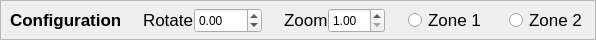
          <widget class="QFrame" name="frame_6">
           <property name="maximumSize">
            <size>
             <width>600</width>
             <height>40</height>
            </size>
           </property>
           <property name="frameShape">
            <enum>QFrame::StyledPanel</enum>
           </property>
           <property name="frameShadow">
            <enum>QFrame::Raised</enum>
           </property>
           <widget class="QWidget" name="layoutWidget_4">
            <property name="geometry">
             <rect>
              <x>10</x>
              <y>0</y>
              <width>577</width>
              <height>41</height>
             </rect>
            </property>
            <layout class="QHBoxLayout" name="horizontalLayout_19">
             <property name="spacing">
              <number>0</number>
             </property>
             <item>
              <layout class="QHBoxLayout" name="horizontalLayout_3">
               <item>
                <widget class="QLabel" name="label_7">
                 <property name="sizePolicy">
                  <sizepolicy hsizetype="Minimum" vsizetype="Maximum">
                   <horstretch>0</horstretch>
                   <verstretch>0</verstretch>
                  </sizepolicy>
                 </property>
                 <property name="minimumSize">
                  <size>
                   <width>0</width>
                   <height>30</height>
                  </size>
                 </property>
                 <property name="maximumSize">
                  <size>
                   <width>110</width>
                   <height>16777215</height>
                  </size>
                 </property>
                 <property name="font">
                  <font>
                   <pointsize>13</pointsize>
                   <weight>75</weight>
                   <bold>true</bold>
                  </font>
                 </property>
                 <property name="styleSheet">
                  <string notr="true">font-weight: bold;</string>
                 </property>
                 <property name="text">
                  <string>Configuration</string>
                 </property>
                </widget>
               </item>
               <item>
                <widget class="Line" name="line">
                 <property name="sizePolicy">
                  <sizepolicy hsizetype="Maximum" vsizetype="Minimum">
                   <horstretch>0</horstretch>
                   <verstretch>0</verstretch>
                  </sizepolicy>
                 </property>
                 <property name="minimumSize">
                  <size>
                   <width>0</width>
                   <height>0</height>
                  </size>
                 </property>
                 <property name="orientation">
                  <enum>Qt::Vertical</enum>
                 </property>
                </widget>
               </item>
               <item>
                <spacer name="horizontalSpacer_15">
                 <property name="orientation">
                  <enum>Qt::Horizontal</enum>
                 </property>
                 <property name="sizeHint" stdset="0">
                  <size>
                   <width>40</width>
                   <height>20</height>
                  </size>
                 </property>
                </spacer>
               </item>
               <item>
                <widget class="QLabel" name="label_11">
                 <property name="sizePolicy">
                  <sizepolicy hsizetype="Maximum" vsizetype="Maximum">
                   <horstretch>0</horstretch>
                   <verstretch>0</verstretch>
                  </sizepolicy>
                 </property>
                 <property name="minimumSize">
                  <size>
                   <width>0</width>
                   <height>30</height>
                  </size>
                 </property>
                 <property name="font">
                  <font>
                   <pointsize>13</pointsize>
                  </font>
                 </property>
                 <property name="text">
                  <string>Rotate</string>
                 </property>
                </widget>
               </item>
               <item>
                <widget class="QDoubleSpinBox" name="rotate_ori">
                 <property name="sizePolicy">
                  <sizepolicy hsizetype="Maximum" vsizetype="Fixed">
                   <horstretch>0</horstretch>
                   <verstretch>0</verstretch>
                  </sizepolicy>
                 </property>
                 <property name="minimumSize">
                  <size>
                   <width>0</width>
                   <height>0</height>
                  </size>
                 </property>
                 <property name="maximumSize">
                  <size>
                   <width>16777215</width>
                   <height>25</height>
                  </size>
                 </property>
                 <property name="minimum">
                  <double>-180.000000000000000</double>
                 </property>
                 <property name="maximum">
                  <double>180.000000000000000</double>
                 </property>
                </widget>
               </item>
               <item>
                <spacer name="horizontalSpacer_16">
                 <property name="orientation">
                  <enum>Qt::Horizontal</enum>
                 </property>
                 <property name="sizeHint" stdset="0">
                  <size>
                   <width>40</width>
                   <height>20</height>
                  </size>
                 </property>
                </spacer>
               </item>
               <item>
                <widget class="QLabel" name="label_10">
                 <property name="sizePolicy">
                  <sizepolicy hsizetype="Maximum" vsizetype="Maximum">
                   <horstretch>0</horstretch>
                   <verstretch>0</verstretch>
                  </sizepolicy>
                 </property>
                 <property name="minimumSize">
                  <size>
                   <width>0</width>
                   <height>30</height>
                  </size>
                 </property>
                 <property name="font">
                  <font>
                   <pointsize>13</pointsize>
                  </font>
                 </property>
                 <property name="text">
                  <string>Zoom</string>
                 </property>
                </widget>
               </item>
               <item>
                <widget class="QDoubleSpinBox" name="zoom_fisheye">
                 <property name="sizePolicy">
                  <sizepolicy hsizetype="Maximum" vsizetype="Fixed">
                   <horstretch>0</horstretch>
                   <verstretch>0</verstretch>
                  </sizepolicy>
                 </property>
                 <property name="minimumSize">
                  <size>
                   <width>0</width>
                   <height>0</height>
                  </size>
                 </property>
                 <property name="maximumSize">
                  <size>
                   <width>16777215</width>
                   <height>25</height>
                  </size>
                 </property>
                 <property name="minimum">
                  <double>1.000000000000000</double>
                 </property>
                 <property name="maximum">
                  <double>20.000000000000000</double>
                 </property>
                </widget>
               </item>
               <item>
                <spacer name="horizontalSpacer_17">
                 <property name="orientation">
                  <enum>Qt::Horizontal</enum>
                 </property>
                 <property name="sizeHint" stdset="0">
                  <size>
                   <width>40</width>
                   <height>20</height>
                  </size>
                 </property>
                </spacer>
               </item>
               <item>
                <widget class="QRadioButton" name="radioButton_2">
                 <property name="sizePolicy">
                  <sizepolicy hsizetype="Maximum" vsizetype="Fixed">
                   <horstretch>0</horstretch>
                   <verstretch>0</verstretch>
                  </sizepolicy>
                 </property>
                 <property name="minimumSize">
                  <size>
                   <width>0</width>
                   <height>30</height>
                  </size>
                 </property>
                 <property name="font">
                  <font>
                   <pointsize>13</pointsize>
                  </font>
                 </property>
                 <property name="text">
                  <string>Zone 1</string>
                 </property>
                </widget>
               </item>
               <item>
                <spacer name="horizontalSpacer_18">
                 <property name="orientation">
                  <enum>Qt::Horizontal</enum>
                 </property>
                 <property name="sizeHint" stdset="0">
                  <size>
                   <width>40</width>
                   <height>20</height>
                  </size>
                 </property>
                </spacer>
               </item>
               <item>
                <widget class="QRadioButton" name="radioButton">
                 <property name="sizePolicy">
                  <sizepolicy hsizetype="Maximum" vsizetype="Fixed">
                   <horstretch>0</horstretch>
                   <verstretch>0</verstretch>
                  </sizepolicy>
                 </property>
                 <property name="minimumSize">
                  <size>
                   <width>0</width>
                   <height>30</height>
                  </size>
                 </property>
                 <property name="font">
                  <font>
                   <pointsize>13</pointsize>
                  </font>
                 </property>
                 <property name="text">
                  <string>Zone 2</string>
                 </property>
                </widget>
               </item>
              </layout>
             </item>
            </layout>
           </widget>
          </widget>
